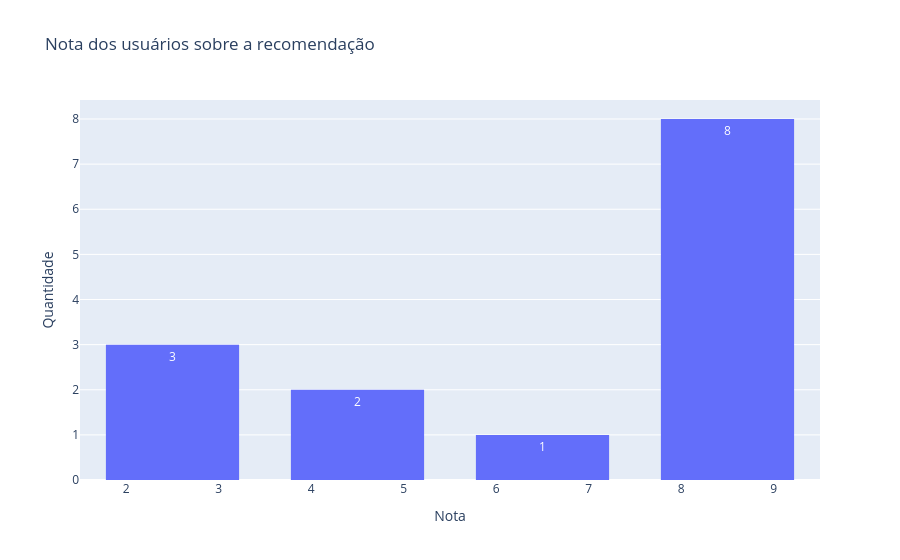

Here is the notebook cell this chart was saved with:
### Code cell
fig = px.histogram(database_results, 'rating', title='Nota dos usuários sobre a recomendação', text_auto=True)
fig.update_layout(
    xaxis_title_text='Nota', # xaxis label
    yaxis_title_text='Quantidade', # yaxis label
    bargap=0.2, # gap between bars of adjacent location coordinates
    bargroupgap=0.1 # gap between bars of the same location coordinates
)

### Figure 1 — Plotly figure (JSON) as saved in the notebook; plotly's stock layout.template omitted (floating-point values rounded to 4 significant figures)
{"data": [{"bingroup": "x", "hovertemplate": "rating=%{x}<br>count=%{y}<extra></extra>", "legendgroup": "", "marker": {"color": "#636efa", "pattern": {"shape": ""}}, "name": "", "orientation": "v", "showlegend": false, "texttemplate": "%{value}", "type": "histogram", "x": [9, 8, 8, 2, 8, 6, 5, 5, 3, 9, 2, 9, 8, 9], "xaxis": "x", "yaxis": "y"}], "layout": {"bargap": 0.2, "bargroupgap": 0.1, "barmode": "relative", "legend": {"tracegroupgap": 0}, "title": {"text": "Nota dos usuários sobre a recomendação"}, "xaxis": {"anchor": "y", "domain": [0, 1], "title": {"text": "Nota"}}, "yaxis": {"anchor": "x", "domain": [0, 1], "title": {"text": "Quantidade"}}}}
